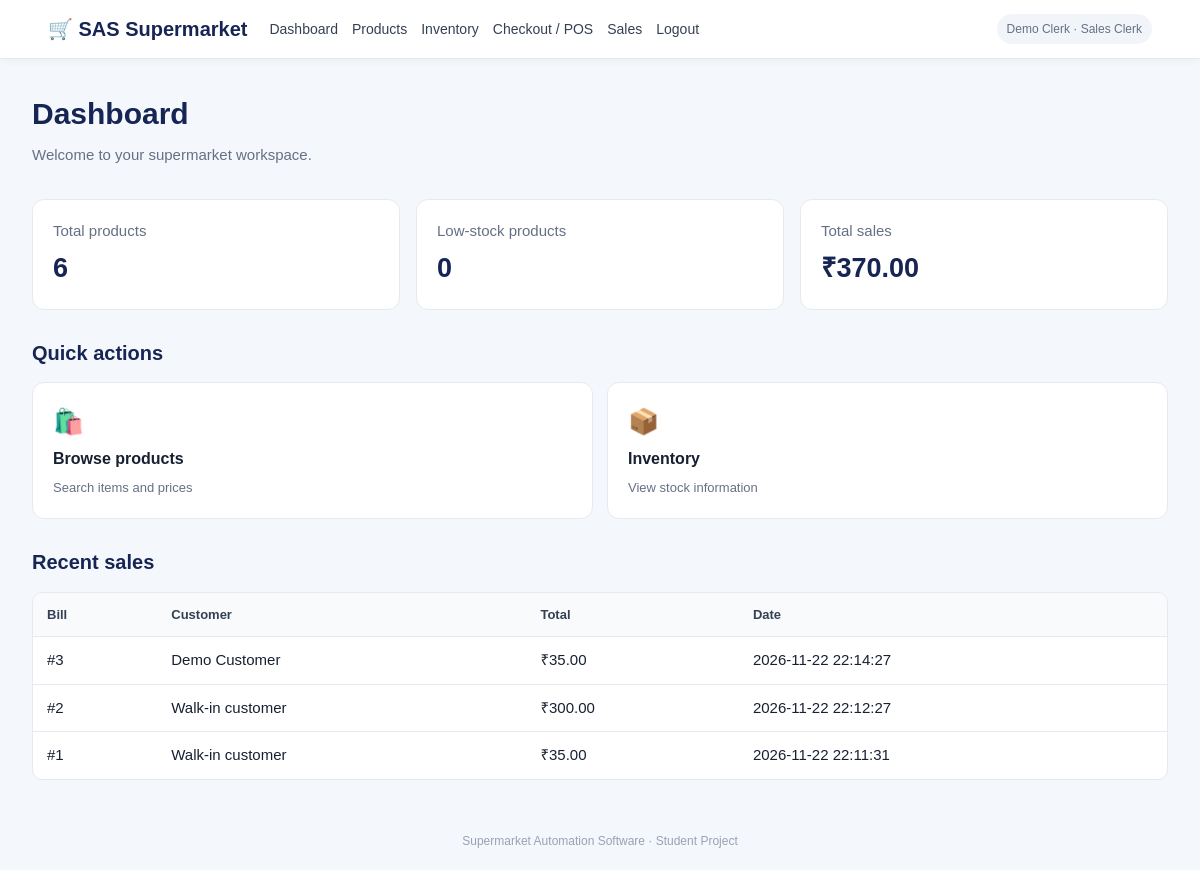
/dashboard (signed in), run on the app's committed database.
### tables this page shows
CREATE TABLE sales (
            id INTEGER PRIMARY KEY AUTOINCREMENT,
            customer_id INTEGER,
            clerk_id INTEGER,
            total REAL NOT NULL,
            payment_method TEXT NOT NULL,
            created_at TEXT NOT NULL,
            FOREIGN KEY(customer_id) REFERENCES users(id),
            FOREIGN KEY(clerk_id) REFERENCES users(id)
        );

CREATE TABLE users (
            id INTEGER PRIMARY KEY AUTOINCREMENT,
            name TEXT NOT NULL,
            email TEXT UNIQUE NOT NULL,
            password TEXT NOT NULL,
            role TEXT NOT NULL CHECK(role IN ('customer','sales_clerk','vendor','manager'))
        );

### app.py (the view)
@app.route("/dashboard")
@login_required
def dashboard():
    with get_db() as db:
        product_count = db.execute("SELECT COUNT(*) FROM products").fetchone()[0]
        low_stock = db.execute("SELECT COUNT(*) FROM products WHERE stock < 10").fetchone()[0]
        sales_total = db.execute("SELECT COALESCE(SUM(total),0) FROM sales").fetchone()[0]
        recent_sales = db.execute("""SELECT s.*, u.name customer_name FROM sales s
            LEFT JOIN users u ON s.customer_id=u.id ORDER BY s.id DESC LIMIT 5""").fetchall()
    return render_template("dashboard.html", product_count=product_count, low_stock=low_stock,
                           sales_total=sales_total, recent_sales=recent_sales)

### app.py (called while the page is built)
def get_db():
    conn = sqlite3.connect(DB_PATH)
    conn.row_factory = sqlite3.Row
    conn.execute("PRAGMA foreign_keys = ON")
    return conn

def login_required(view):
    @wraps(view)
    def wrapped(*args, **kwargs):
        if "user_id" not in session:
            flash("Please log in first.", "warning")
            return redirect(url_for("login"))
        return view(*args, **kwargs)
    return wrapped

@app.context_processor
def inject_globals():
    return {"current_user": session.get("name"), "current_role": session.get("role")}

### templates/dashboard.html (shortened to what this page needs)
{% extends "base.html" %}{% block content %}
<div class="page-head"><div><h1>Dashboard</h1><p class="muted">Welcome to your supermarket workspace.</p></div></div>
<div class="stats">
<div class="stat"><span>Total products</span><strong>{{ product_count }}</strong></div>
<div class="stat"><span>Low-stock products</span><strong>{{ low_stock }}</strong></div>
<div class="stat"><span>Total sales</span><strong>₹{{ '%.2f'|format(sales_total) }}</strong></div>
</div>
<h2>Quick actions</h2><div class="quick-grid">
<a class="quick" href="{{ url_for('products') }}">🛍️<b>Browse products</b><small>Search items and prices</small></a>
{% if current_role in ['manager','vendor','sales_clerk'] %}<a class="quick" href="{{ url_for('inventory') }}">📦<b>Inventory</b><small>View stock information</small></a>{% endif %}
</div>
<h2>Recent sales</h2><div class="table-wrap"><table><tr><th>Bill</th><th>Customer</th><th>Total</th><th>Date</th></tr>
{% for s in recent_sales %}<tr><td>#{{ s.id }}</td><td>{{ s.customer_name or 'Walk-in customer' }}</td><td>₹{{ '%.2f'|format(s.total) }}</td><td>{{ s.created_at }}</td></tr>{% else %}<tr><td colspan="4">No sales yet.</td></tr>{% endfor %}</table></div>
{% endblock %}

### static/style.css (style rules this page uses)
:root { --navy:#172554;--blue:#2563eb;--bg:#f4f7fb;--text:#172033;--muted:#667085;--line:#e5eaf1 }
* { box-sizing:border-box }
body { margin:0;background:var(--bg);color:var(--text);font:15px/1.5 Arial,Helvetica,sans-serif }
nav a:hover,a { color:var(--blue) }
h1 { font-size:30px;margin:0 0 8px;color:var(--navy) }
h2 { font-size:20px;margin:28px 0 14px;color:var(--navy) }
p { margin:8px 0 }
.muted { color:var(--muted) }
.page-head { display:flex;justify-content:space-between;align-items:center }
.stats { display:grid;grid-template-columns:repeat(3,1fr);gap:16px;margin:24px 0 }
.stat,.panel,.quick,.product-card,.checkout,.bill { background:white;border:1px solid var(--line);border-radius:12px;padding:20px }
.stat span { display:block;color:var(--muted) }
.stat strong { display:block;font-size:27px;color:var(--navy);margin-top:6px }
.quick-grid { display:grid;grid-template-columns:repeat(auto-fit,minmax(190px,1fr));gap:14px }
.quick { display:flex;flex-direction:column;gap:7px;text-decoration:none;color:var(--text);font-size:25px }
.quick b { font-size:16px }
.quick small { font-size:13px;color:var(--muted) }
.table-wrap { overflow-x:auto;background:white;border:1px solid var(--line);border-radius:10px;margin:15px 0 }
table { border-collapse:collapse;width:100%;min-width:600px }
th,td { text-align:left;padding:12px 14px;border-bottom:1px solid var(--line) }
th { background:#f8fafc;color:#344054;font-size:13px }
tr:last-child td { border-bottom:0 }

### data on the page
sales: id "3", name "Demo Customer", total "35.00", created_at "2026-11-22 22:14:27"
sales: id "2", customer_name "Walk-in customer", total "300.00", created_at "2026-11-22 22:12:27"
sales: id "1", customer_name "Walk-in customer", total "35.00", created_at "2026-11-22 22:11:31"

### other printed values
{{ current_user }} "Demo Clerk"
{{ current_role|replace('_',' ')|title }} "Sales Clerk"
{{ product_count }} "6"
{{ low_stock }} "0"
{{ '%.2f'|format(sales_total) }} "370.00"
